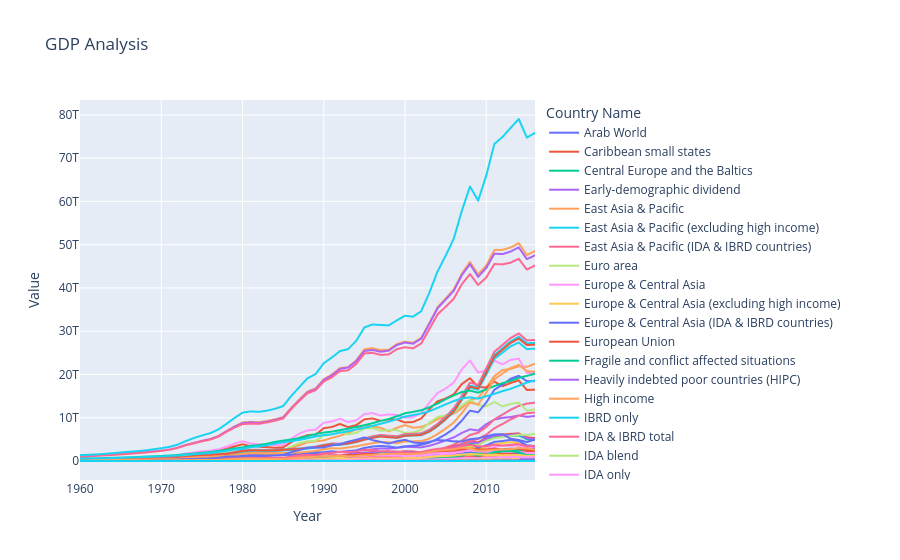

The notebook cell this image was saved under:
### Code cell
#Creating a single graph which contain every  
fig=px.line(df,x='Year',y='Value',title='GDP Analysis',color='Country Name')
fig
